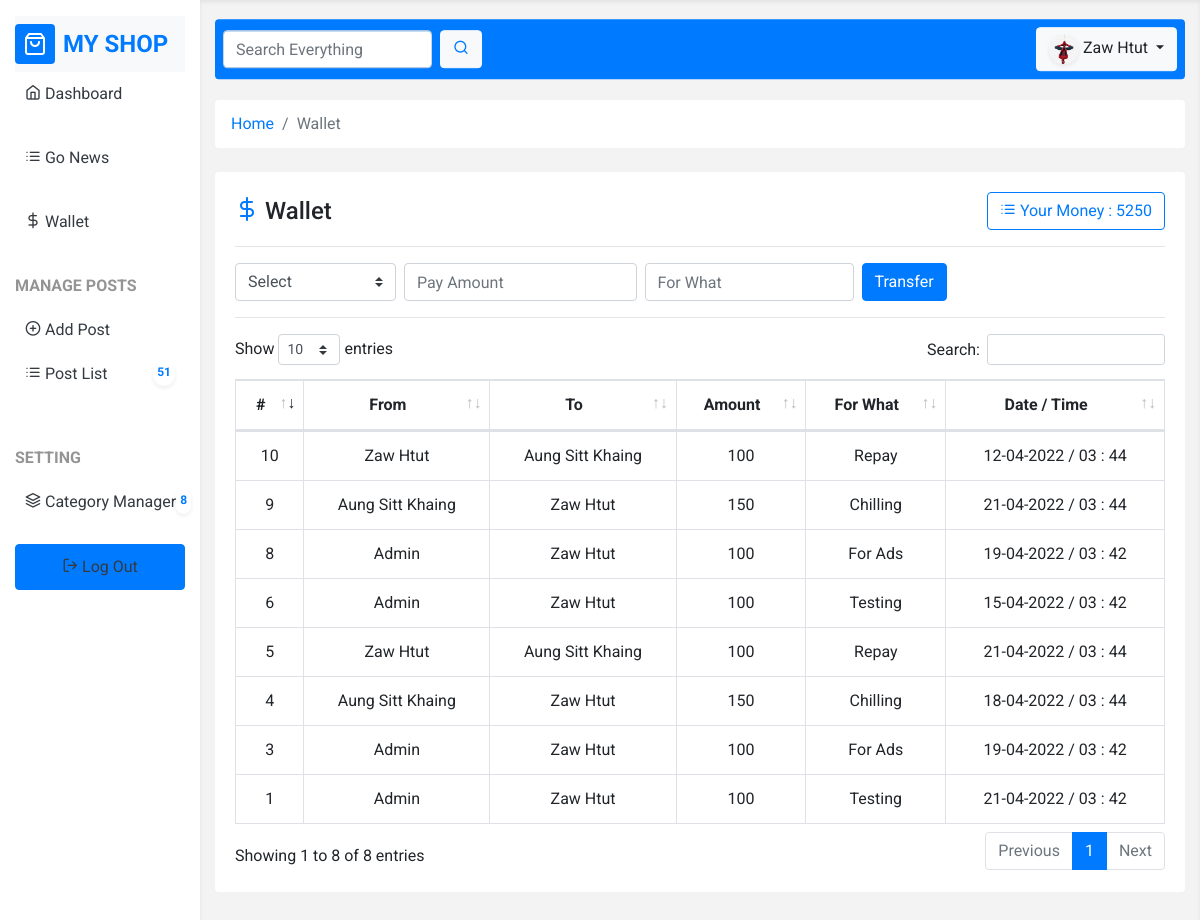
Screenshot of /wallet.php (signed in) with the database file from the repository.
### tables this page shows
CREATE TABLE `users` (
  `id` int(11) NOT NULL,
  `name` varchar(255) NOT NULL,
  `email` varchar(255) NOT NULL,
  `password` varchar(255) NOT NULL,
  `role` enum('0','1','2') NOT NULL DEFAULT '2',
  `photo` varchar(255) NOT NULL DEFAULT '''default.png''',
  `money` bigint(20) NOT NULL DEFAULT 0,
  `created_at` timestamp NOT NULL DEFAULT current_timestamp()
);

CREATE TABLE `transition` (
  `id` int(11) NOT NULL,
  `from_user` int(11) NOT NULL,
  `to_user` int(11) NOT NULL,
  `amount` double NOT NULL,
  `description` text NOT NULL,
  `created_at` timestamp NULL DEFAULT current_timestamp()
);

### core/base.php (called while the page is built, shortened)
<?php
function con(){
    return mysqli_connect("localhost","root","","blog");
}
$url = "http://{$_SERVER['HTTP_HOST']}/PHP-SHHZ/sample_blog/";

### core/functions.php (called while the page is built, shortened)
<?php
    require_once 'core/base.php';
    function fetch($sql){
        $query = mysqli_query(con(),$sql);
        $row = mysqli_fetch_assoc($query);
        return $row;
    }
    function fetchAll($sql){
        $query = mysqli_query(con(),$sql);
        $rows = [];
        while ($row = mysqli_fetch_assoc($query)){
            array_push($rows,$row);
        }
        return $rows;
    }
    function user($id){
        $sql = "SELECT * FROM users WHERE id=$id";
        return fetch($sql);
    }
    function transitions(){
        $user_id = $_SESSION['user']['id'];
        if($_SESSION['user']['role'] == 0 ){
            $sql = "SELECT * FROM transition";
        }else{
            $sql = "SELECT * FROM transition WHERE from_user='$user_id' OR to_user='$user_id'";
        }
        return fetchAll($sql);
    }

### wallet.php (the view, shortened to what this page needs)
<?php include "template/header.php"; ?>
    <div class="row">
        <div class="col-12">
            <nav aria-label="breadcrumb">
                <ol class="breadcrumb bg-white mb-4">
                    <li class="breadcrumb-item"><a href="<?php echo $url; ?>/dashboard.php">Home</a></li>
                    <li class="breadcrumb-item active" aria-current="page">Wallet</li>
                </ol>
            </nav>
        </div>
    </div>
    <div class="row">
        <div class="col-12">
            <div class="card mb-4">
                <div class="card-body">
                    <div class="d-flex justify-content-between align-items-center">
                        <h4 class="mb-0">
                            <i class="feather-dollar-sign text-primary"></i>    Wallet
                        </h4>
                        <a href="#" class="btn btn-outline-primary">
                            <i class="feather-list"></i> Your Money : <?php echo user($_SESSION['user']['id'])['money'] ?>
                        </a>
                    </div>
                    <hr>
                    <form action="#" method="post">
                        <div class="form-inline">
                            <select name="to_user" id="" class="custom-select mr-2" required>
                                <option value="0" disabled selected >Select</option>
                            </select>
                            <input type="number" class="form-control mr-2 w-25" min="100" max="<?php echo user($_SESSION['user']['id'])['money']; ?>" name="amount" placeholder="Pay Amount">
                            <input type="text" class="form-control mr-2" name="description" placeholder="For What">
                            <button class="btn btn-primary" name="payNow">Transfer</button>
                        </div>
                    </form>
                    <hr>
                    <table class="table table-bordered table-hover text-center">
                        <thead>
                            <tr>
                                <th>#</th>
                                <th>From</th>
                                <th>To</th>
                                <th>Amount</th>
                                <th>For What</th>
                                <th>Date / Time</th>
                            </tr>
                        </thead>
                        <tbody>
                            <?php foreach (transitions() as $t) {?>
                                <tr>
                                    <td><?php echo $t['id'];  ?></td>
                                    <td><?php echo user($t['from_user'])['name']; ?></td>
                                    <td><?php echo user($t['to_user'])['name']; ?></td>
                                    <td><?php echo $t['amount'] ?></td>
                                    <td><?php echo $t['description']; ?></td>
                                    <td><?php echo date('d-m-Y / h : i',strtotime($t['created_at'])) ?></td>
                                </tr>
                            <?php } ?>
                        </tbody>
                    </table>
                </div>
            </div>
        </div>
    </div>
<?php include "template/footer.php"; ?>

### assets/css/style.css (style rules this page uses)
* { font-family: 'Roboto', sans-serif; }
:root { --primary-soft: #f3f3f3; }
.card { border:none; }
table tr td { vertical-align: middle; }

### rows the page displays
users: money "5250"
transition: id "1", from_user.name "Admin", to_user.name "Zaw Htut", amount "100", description "Testing", created_at "21-04-2022 / 03 : 42"
transition: id "3", from_user.name "Admin", to_user.name "Zaw Htut", amount "100", description "For Ads", created_at "19-04-2022 / 03 : 42"
transition: id "4", from_user.name "Aung Sitt Khaing", to_user.name "Zaw Htut", amount "150", description "Chilling", created_at "18-04-2022 / 03 : 44"
transition: id "5", from_user.name "Zaw Htut", to_user.name "Aung Sitt Khaing", amount "100", description "Repay", created_at "21-04-2022 / 03 : 44"
transition: id "6", from_user.name "Admin", to_user.name "Zaw Htut", amount "100", description "Testing", created_at "15-04-2022 / 03 : 42"
transition: id "8", from_user.name "Admin", to_user.name "Zaw Htut", amount "100", description "For Ads", created_at "19-04-2022 / 03 : 42"
transition: id "9", from_user.name "Aung Sitt Khaing", to_user.name "Zaw Htut", amount "150", description "Chilling", created_at "21-04-2022 / 03 : 44"
transition: id "10", from_user.name "Zaw Htut", to_user.name "Aung Sitt Khaing", amount "100", description "Repay", created_at "12-04-2022 / 03 : 44"

### other values shown
countTotal('posts') "51"
countTotal('category') "8"
$_SESSION['user']['name'] "Zaw Htut"
